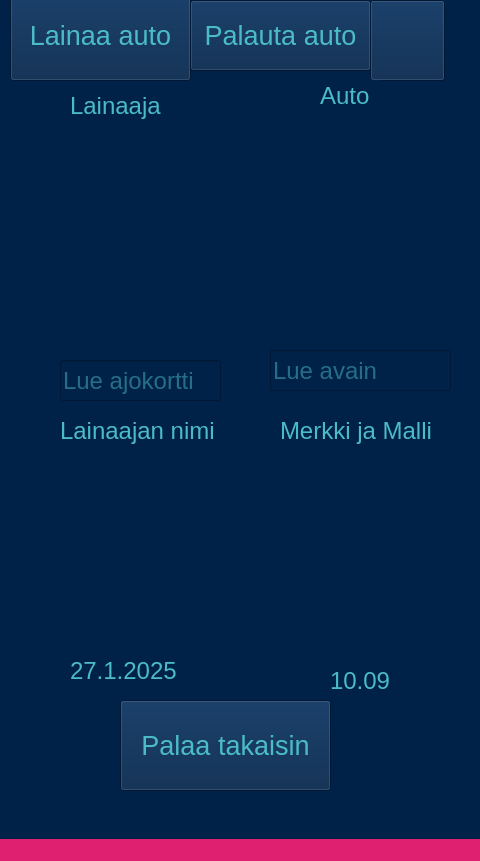
<?xml version="1.0" encoding="UTF-8"?>
<ui version="4.0">
 <class>MainWindow</class>
 <widget class="QMainWindow" name="MainWindow">
  <property name="geometry">
   <rect>
    <x>0</x>
    <y>0</y>
    <width>480</width>
    <height>861</height>
   </rect>
  </property>
  <property name="windowTitle">
   <string>MainWindow</string>
  </property>
  <property name="styleSheet">
   <string notr="true">background-color: rgb(0, 33, 72);</string>
  </property>
  <widget class="QWidget" name="centralwidget">
   <widget class="QPushButton" name="soundOnPushButton">
    <property name="geometry">
     <rect>
      <x>370</x>
      <y>0</y>
      <width>75</width>
      <height>81</height>
     </rect>
    </property>
    <property name="text">
     <string/>
    </property>
    <property name="icon">
     <iconset resource="userUiRescources.qrc">
      <normaloff>:/pictures/uiPictrues/soundsOn.png</normaloff>:/pictures/uiPictrues/soundsOn.png</iconset>
    </property>
    <property name="iconSize">
     <size>
      <width>70</width>
      <height>70</height>
     </size>
    </property>
   </widget>
   <widget class="QPushButton" name="soundOffPushButton">
    <property name="geometry">
     <rect>
      <x>370</x>
      <y>0</y>
      <width>75</width>
      <height>81</height>
     </rect>
    </property>
    <property name="text">
     <string/>
    </property>
    <property name="icon">
     <iconset resource="userUiRescources.qrc">
      <normaloff>:/pictures/uiPictrues/soundOff.png</normaloff>:/pictures/uiPictrues/soundOff.png</iconset>
    </property>
    <property name="iconSize">
     <size>
      <width>70</width>
      <height>70</height>
     </size>
    </property>
   </widget>
   <widget class="QPushButton" name="takeCarPushButton">
    <property name="geometry">
     <rect>
      <x>10</x>
      <y>-10</y>
      <width>181</width>
      <height>91</height>
     </rect>
    </property>
    <property name="font">
     <font>
      <pointsize>20</pointsize>
     </font>
    </property>
    <property name="styleSheet">
     <string notr="true">color: rgb(75, 188, 197);</string>
    </property>
    <property name="text">
     <string>Lainaa auto</string>
    </property>
   </widget>
   <widget class="QPushButton" name="returnCarPushButton">
    <property name="geometry">
     <rect>
      <x>190</x>
      <y>0</y>
      <width>181</width>
      <height>71</height>
     </rect>
    </property>
    <property name="font">
     <font>
      <pointsize>20</pointsize>
     </font>
    </property>
    <property name="styleSheet">
     <string notr="true">color: rgb(75, 188, 197);</string>
    </property>
    <property name="text">
     <string>Palauta auto</string>
    </property>
   </widget>
   <widget class="QLabel" name="humanLabel">
    <property name="geometry">
     <rect>
      <x>60</x>
      <y>140</y>
      <width>140</width>
      <height>210</height>
     </rect>
    </property>
    <property name="text">
     <string/>
    </property>
    <property name="pixmap">
     <pixmap resource="userUiRescources.qrc">:/pictures/uiPictrues/human.png</pixmap>
    </property>
    <property name="alignment">
     <set>Qt::AlignmentFlag::AlignCenter</set>
    </property>
   </widget>
   <widget class="QLabel" name="borrowerLabel">
    <property name="geometry">
     <rect>
      <x>70</x>
      <y>90</y>
      <width>131</width>
      <height>31</height>
     </rect>
    </property>
    <property name="font">
     <font>
      <pointsize>18</pointsize>
     </font>
    </property>
    <property name="styleSheet">
     <string notr="true">color: rgb(75, 188, 197);</string>
    </property>
    <property name="text">
     <string>Lainaaja</string>
    </property>
   </widget>
   <widget class="QLabel" name="carTakeLabel">
    <property name="geometry">
     <rect>
      <x>320</x>
      <y>80</y>
      <width>61</width>
      <height>31</height>
     </rect>
    </property>
    <property name="font">
     <font>
      <pointsize>18</pointsize>
     </font>
    </property>
    <property name="styleSheet">
     <string notr="true">color: rgb(75, 188, 197);</string>
    </property>
    <property name="text">
     <string>Auto</string>
    </property>
   </widget>
   <widget class="QLabel" name="carKeysLabel">
    <property name="geometry">
     <rect>
      <x>290</x>
      <y>130</y>
      <width>140</width>
      <height>210</height>
     </rect>
    </property>
    <property name="text">
     <string/>
    </property>
    <property name="pixmap">
     <pixmap resource="userUiRescources.qrc">:/pictures/uiPictrues/auto.png</pixmap>
    </property>
    <property name="alignment">
     <set>Qt::AlignmentFlag::AlignCenter</set>
    </property>
   </widget>
   <widget class="QLabel" name="clockPictureLabel">
    <property name="geometry">
     <rect>
      <x>290</x>
      <y>510</y>
      <width>140</width>
      <height>140</height>
     </rect>
    </property>
    <property name="text">
     <string/>
    </property>
    <property name="pixmap">
     <pixmap resource="userUiRescources.qrc">:/pictures/uiPictrues/clock.png</pixmap>
    </property>
    <property name="alignment">
     <set>Qt::AlignmentFlag::AlignCenter</set>
    </property>
   </widget>
   <widget class="QLineEdit" name="keysLineEdit">
    <property name="geometry">
     <rect>
      <x>270</x>
      <y>350</y>
      <width>181</width>
      <height>41</height>
     </rect>
    </property>
    <property name="font">
     <font>
      <pointsize>18</pointsize>
     </font>
    </property>
    <property name="styleSheet">
     <string notr="true">color: rgb(75, 188, 197);</string>
    </property>
    <property name="text">
     <string/>
    </property>
    <property name="placeholderText">
     <string>Lue avain</string>
    </property>
   </widget>
   <widget class="QLineEdit" name="licenseLineEdit">
    <property name="geometry">
     <rect>
      <x>60</x>
      <y>360</y>
      <width>161</width>
      <height>41</height>
     </rect>
    </property>
    <property name="font">
     <font>
      <pointsize>18</pointsize>
     </font>
    </property>
    <property name="styleSheet">
     <string notr="true">color: rgb(75, 188, 197);</string>
    </property>
    <property name="text">
     <string/>
    </property>
    <property name="placeholderText">
     <string>Lue ajokortti</string>
    </property>
   </widget>
   <widget class="QLabel" name="calenderLabel">
    <property name="geometry">
     <rect>
      <x>50</x>
      <y>500</y>
      <width>171</width>
      <height>151</height>
     </rect>
    </property>
    <property name="text">
     <string/>
    </property>
    <property name="pixmap">
     <pixmap resource="userUiRescources.qrc">:/pictures/uiPictrues/calender.png</pixmap>
    </property>
   </widget>
   <widget class="QLabel" name="dateLabel">
    <property name="geometry">
     <rect>
      <x>70</x>
      <y>660</y>
      <width>111</width>
      <height>21</height>
     </rect>
    </property>
    <property name="font">
     <font>
      <pointsize>18</pointsize>
     </font>
    </property>
    <property name="styleSheet">
     <string notr="true">color: rgb(75, 188, 197);</string>
    </property>
    <property name="text">
     <string>27.1.2025</string>
    </property>
   </widget>
   <widget class="QPushButton" name="goBackPushButton">
    <property name="geometry">
     <rect>
      <x>120</x>
      <y>700</y>
      <width>211</width>
      <height>91</height>
     </rect>
    </property>
    <property name="font">
     <font>
      <pointsize>20</pointsize>
     </font>
    </property>
    <property name="styleSheet">
     <string notr="true">color: rgb(75, 188, 197);</string>
    </property>
    <property name="text">
     <string>Palaa takaisin</string>
    </property>
   </widget>
   <widget class="QLabel" name="hourLabel">
    <property name="geometry">
     <rect>
      <x>330</x>
      <y>670</y>
      <width>61</width>
      <height>21</height>
     </rect>
    </property>
    <property name="font">
     <font>
      <pointsize>18</pointsize>
     </font>
    </property>
    <property name="styleSheet">
     <string notr="true">color: rgb(75, 188, 197);</string>
    </property>
    <property name="text">
     <string>10.09</string>
    </property>
   </widget>
   <widget class="QLabel" name="nameLabel">
    <property name="geometry">
     <rect>
      <x>60</x>
      <y>410</y>
      <width>161</width>
      <height>41</height>
     </rect>
    </property>
    <property name="font">
     <font>
      <pointsize>18</pointsize>
     </font>
    </property>
    <property name="styleSheet">
     <string notr="true">color: rgb(75, 188, 197);</string>
    </property>
    <property name="text">
     <string>Lainaajan nimi</string>
    </property>
   </widget>
   <widget class="QLabel" name="carInfoLabel">
    <property name="geometry">
     <rect>
      <x>280</x>
      <y>410</y>
      <width>161</width>
      <height>41</height>
     </rect>
    </property>
    <property name="font">
     <font>
      <pointsize>18</pointsize>
     </font>
    </property>
    <property name="styleSheet">
     <string notr="true">color: rgb(75, 188, 197);</string>
    </property>
    <property name="text">
     <string>Merkki ja Malli</string>
    </property>
   </widget>
  </widget>
  <widget class="QMenuBar" name="menubar">
   <property name="geometry">
    <rect>
     <x>0</x>
     <y>0</y>
     <width>480</width>
     <height>33</height>
    </rect>
   </property>
   <property name="styleSheet">
    <string notr="true">background-color: rgb(223, 32, 112);</string>
   </property>
  </widget>
  <widget class="QStatusBar" name="statusbar">
   <property name="styleSheet">
    <string notr="true">background-color: rgb(223, 32, 112);</string>
   </property>
  </widget>
 </widget>
 <resources>
  <include location="userUiRescources.qrc"/>
  <include location="../../../../../../Windows/system32/userUiRescources.qrc"/>
 </resources>
 <connections/>
</ui>
